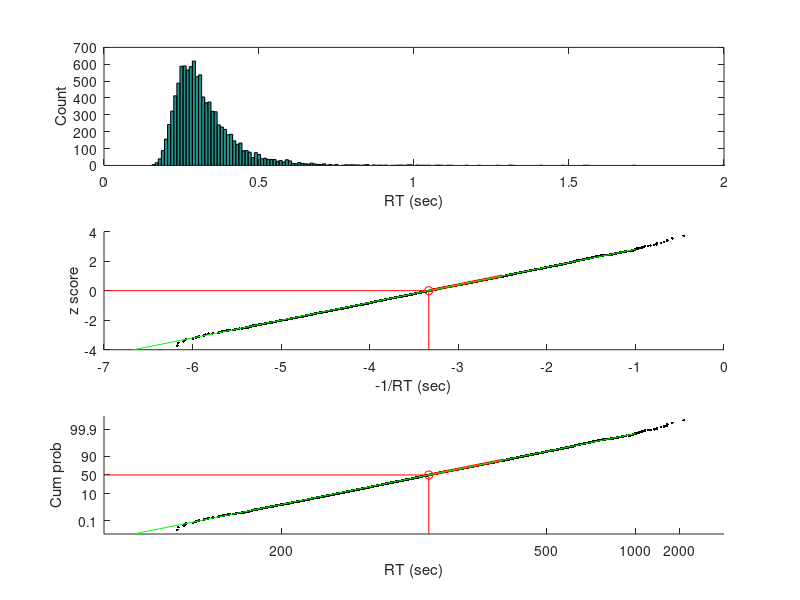
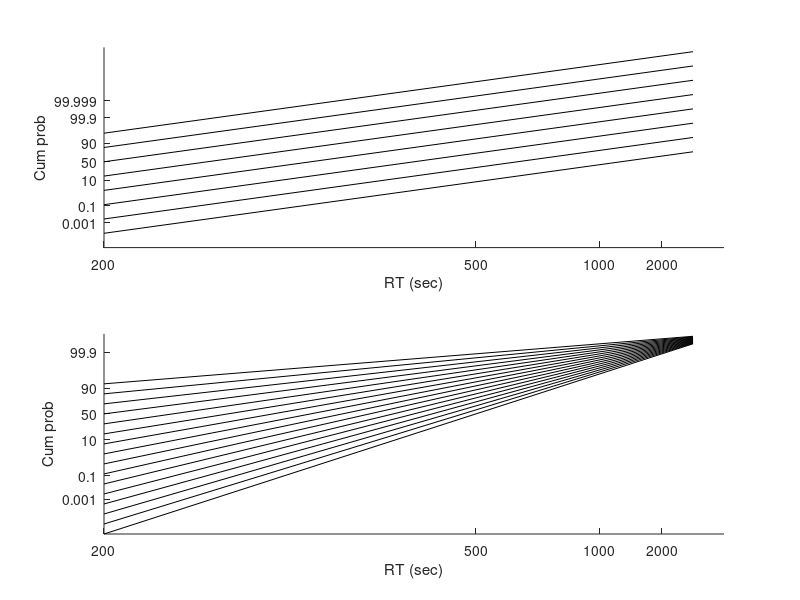

These charts were generated, in order, by the following MATLAB code:
 % laterTutorial_dependenceOnModelParameters
%
% Script for examining LATER model parameters
%
% Recall that the idea behind the LATER (Linear Approach to Threshold
%  with Ergodic Rate) model is that a saccadic decision is made when a
%  "ballistic" decision variable rises from a starting value to an ending
%  value at a constant ("ergodic") rate that is fixed for a particular
%  saccadic decision but varies as a Gaussian across decisions reaches a
%  fixed threshold.
%
% Because the rate of rise is distributed as a Gaussian, and the distance
%  traveled by the decision variable is fixed, we know that the amount of
%  time, representing the reaction time (RT), is just:
%
%  RT = distance / rate
%
% And thus RT is distributed as 1/rate, or an inverse Gaussian -- which is
%  the primary empirical observation that the LATER model was developed to
%  explain.
%
% Copyright 2019 by Joshua I. Gold, University of Pennsylvania

%% Plot an example
%
%
figure

% The only two parameters in the later model are:
% 1. The mean value of the distribution of rise times (assume the standard
%     deviation=1 -- it turns out that if you change this, you can just
%     re-scale the other two parameters to get an equivalent model where
%     this value=1, so it can be just set to 1 by convention)
%
%     Pick a value that we happen to know will give us reasonable RT
%     predictions
muR = 4;
stdR = 1;

% 2. The distance from the starting point to the threshold
%
%     Again, pick a value that we happen to know will give us reasonable RT
%     predictions
deltaS = 1.2;

% Now we can simulate an RT distribution by picking from the rise-time
%  distribution a whole bunch of times:
N = 10000;
RT = deltaS./normrnd(muR, stdR, N, 1);

% Plot the histogram
subplot(3,1,1);
hist(RT, 0:0.01:2.0);
xlim([0 2.0]);
xlabel('RT (sec)');
ylabel('Count');

% Compute reciprobit values
xValues = -1./sort(RT);
yValues = norminv(((1:N)./N)',0,1);

% Plot it as a reciprobit, but don't relabel the axes
subplot(3,1,2); cla reset; hold on;
plot(xValues, yValues, 'k.');
xlm = get(gca, 'XLim');
ylm = get(gca, 'YLim');
axis([xlm ylm]);
xlabel('-1/RT (sec)')
ylabel('z score');

% Plot it as a reciprobit, and relabel the axes
subplot(3,1,3); cla reset; hold on;
plot(xValues, yValues, 'k.');
axis([xlm ylm]);

XTickLabels = [200 500 1000 2000];
XTickValues = -1000./XTickLabels;

% Y-axis labels are probabilities associated with the z-scores
YTickLabels = [0.1 10 50 90 99.9];
YTickValues = norminv(YTickLabels./100,0,1);

set(gca, ...
   'YTick',        YTickValues,          ...
   'YTickLabel',   YTickLabels,          ...
   'XTick',        XTickValues,          ...
   'XTickLabel',   XTickLabels);
xlabel('RT (sec)');
ylabel('Cum prob');

% Now instead of a simulation, use the analytic solution. Remember that:
%  1. The x-axis of the reciprobit plot is labeled as RT, so the numbers
%     are sensible, but what is really plotted is -1/RT
%  2. The y-axis is labeled as probability but really is z-score (note the
%     scaling)
%  3. And of course, the point of the LATER model is that:
%     RT = deltaS/riseRate, or1/deltaS
%     -1/RT = -riseRate/deltaS, where
%     -riseRate ~N(-muR, stdR), or, equivalently,
%     -1/RT ~N(-muR/deltaS, )
%
%  Now let's visualize this better on each plot:
for xx = 1:2
   
   % For each plot
   subplot(3,1,xx+1);
   
   %  The y-axis is the z-score of a random variable (-1/RT)
   %     that is distributed as a Gausian with mean -muR/deltaS, and thus the
   %     z-score = 0 at its mean value, which we can see here:
   xIntercept = -muR/deltaS;
   plot([xlm(1) xIntercept], [0 0], 'r-')
   plot([xIntercept xIntercept], [ylm(1) 0], 'r-')
   plot(xIntercept, 0, 'ro');
   
   % And every increment in z-score on the y-axis is, by definition of
   %     z-score, an incrememnt of the std
   plot([xIntercept xIntercept+1/deltaS], [0 1], 'r-', 'LineWidth', 2)
   
   % In other words, on the reciprobit plot, the analytic solultion to the
   % LATER model is just a stright line, with:
   %  x-intercept = -muR/deltaS
   %  1/slope = 1/deltaS
   %
   % Or:
   %  y-intercept = muR
   %  slope = deltaS
   xRT = [0.1 1.0];
   reci_xRT = -1./xRT;
   plot(reci_xRT, reci_xRT.*deltaS + muR, 'g-');
end

%% Vary muR and deltaS and visualize the effects
%
%
figure

xRT      = [0.2 4.0];
reci_xRT = -1./xRT;
muRs     = 1:8;
deltaSs  = 0.5:0.1:2.0;

% Vary muR, fixed deltaS
subplot(2,1,1); cla reset; hold on;
for mm = 1:length(muRs)
   
   % These are shifted versions of each other
   plot(reci_xRT, reci_xRT.*deltaS + muRs(mm), 'k-');
end

% Vary deltaS, fixed muR
subplot(2,1,2); cla reset; hold on;
for dd = 1:length(deltaSs)
   
   % These are "swiveled" versions of each other, converging at the
   % y-intercept (equivalent to infinite RT)
   plot(reci_xRT, reci_xRT.*deltaSs(dd) + muR, 'k-');
end

% Label the axes
for xx = 1:2
   subplot(2,1,xx);
   
   XTickLabels = [200 500 1000 2000];
   XTickValues = -1000./XTickLabels;
   
   % Y-axis labels are probabilities associated with the z-scores
   YTickLabels = [.001 0.1 10 50 90 99.9 99.999];
   YTickValues = norminv(YTickLabels./100,0,1);
   
   set(gca, ...
      'YTick',        YTickValues,          ...
      'YTickLabel',   YTickLabels,          ...
      'XTick',        XTickValues,          ...
      'XTickLabel',   XTickLabels);
   xlabel('RT (sec)');
   ylabel('Cum prob');
end